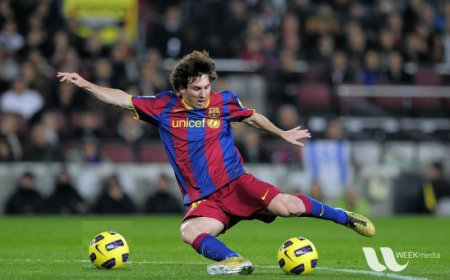
#> input picture messi.png, 450 x 280 px
$ python '10. GeometricTransformationOfImages.py'
#> lines starting #> are read from the running program, lines starting #| are printed output that depends on the picture
from matplotlib import pyplot as plt
import numpy as np
import cv2 as cv


img = cv.imread('messi.png', cv.IMREAD_GRAYSCALE)
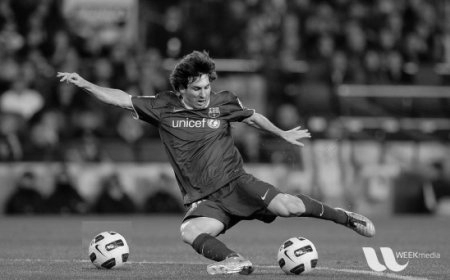
#> img: shape (280, 450); min 0, max 248, mean 82.7
assert img is not None, "file could not be read, check with os.path.exists()"
rows,cols = img.shape
#> rows = 280; cols = 450

M = np.float32([[1,0,100],[0,1,50]])
dst = cv.warpAffine(img,M,(cols,rows))
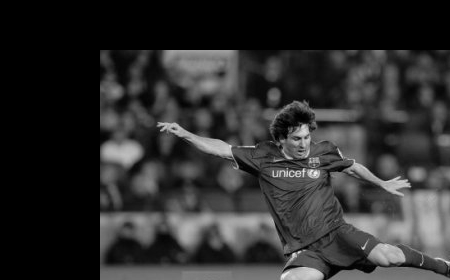
#> dst: shape (280, 450); min 0, max 241, mean 46.5

img2 = cv.imread('messi.png')
#> img2 is the input picture: shape (280, 450, 3); mean B, G, R 72.3, 85.8, 82.3
assert img2 is not None, "file could not be read, check with os.path.exists()"
rows,cols,ch = img2.shape
#> ch = 3

pts1 = np.float32([[56,65],[368,52],[28,387],[389,390]])
pts2 = np.float32([[0,0],[300,0],[0,300],[300,300]])

M = cv.getPerspectiveTransform(pts1,pts2)

dst = cv.warpPerspective(img2,M,(300,300))
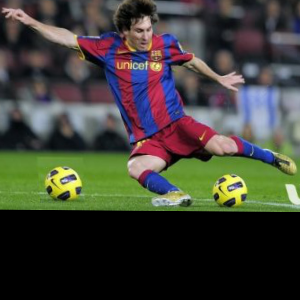
#> dst: shape (300, 300, 3); mean B, G, R 56.3, 64.5, 64.3
# Perspective Transformation
plt.subplot(121),plt.imshow(img2),plt.title('Input')
plt.subplot(122),plt.imshow(dst),plt.title('Output')
plt.show()
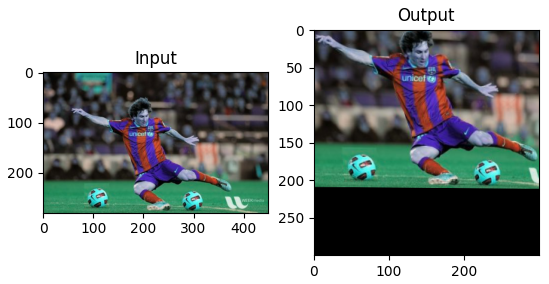
#> figure drawn by matplotlib, 2 panels; B, G, R data is drawn as R, G, B
# Scaling
cv.imshow('img',dst)
cv.waitKey(0)
cv.destroyAllWindows()

$ run again, with template.png copied over messi.png
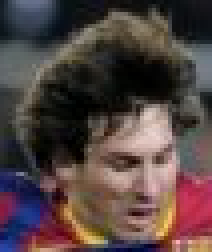
#> input picture template.png, 53 x 63 px (shown 4 times larger)
#> `img = cv.imread('messi.png', cv.IMREAD_GRAYSCALE)`:
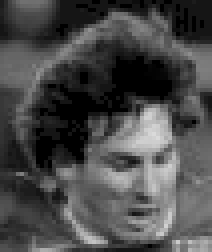
#> img: shape (63, 53) (shown 4 times larger); min 0, max 218, mean 73.7
#> img2 is the input picture: shape (63, 53, 3); mean B, G, R 66, 67.3, 83.6
#> `plt.show()`:
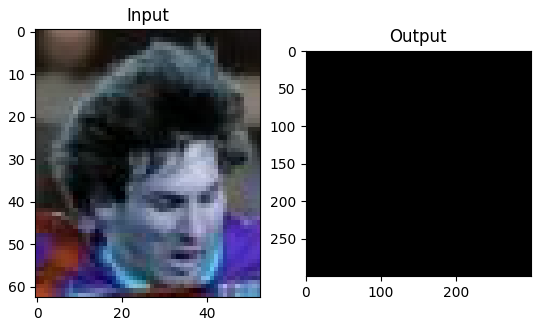
#> figure drawn by matplotlib, 2 panels; B, G, R data is drawn as R, G, B
